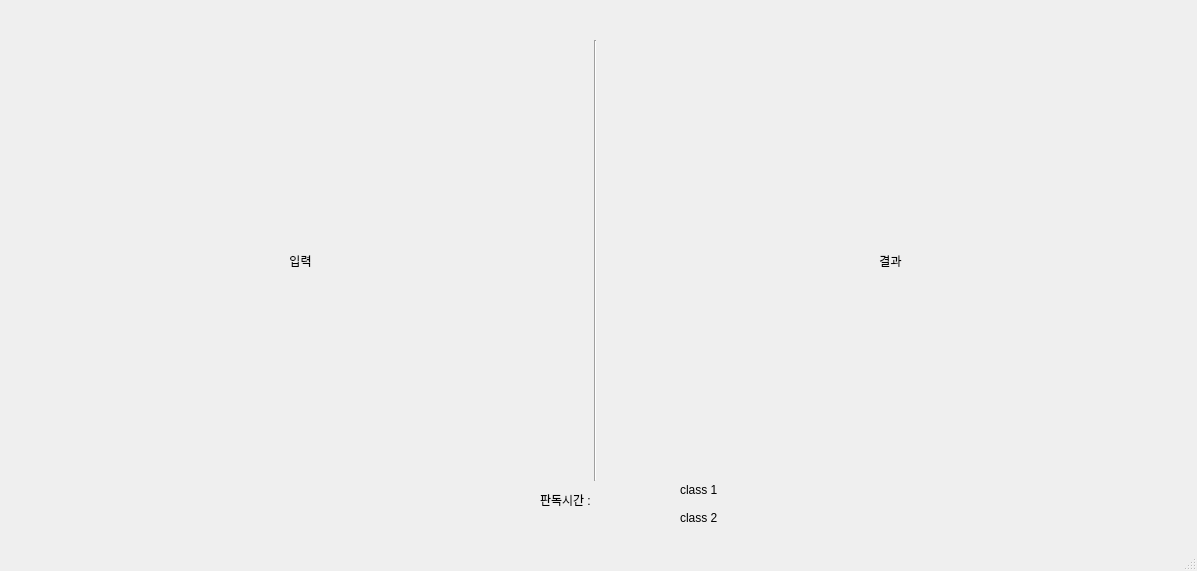
<?xml version="1.0" encoding="UTF-8"?>
<ui version="4.0">
 <class>MainWindow</class>
 <widget class="QMainWindow" name="MainWindow">
  <property name="geometry">
   <rect>
    <x>0</x>
    <y>0</y>
    <width>1197</width>
    <height>571</height>
   </rect>
  </property>
  <property name="windowTitle">
   <string>MainWindow</string>
  </property>
  <widget class="QWidget" name="centralwidget">
   <widget class="QLabel" name="input">
    <property name="geometry">
     <rect>
      <x>30</x>
      <y>60</y>
      <width>541</width>
      <height>401</height>
     </rect>
    </property>
    <property name="text">
     <string>입력</string>
    </property>
    <property name="scaledContents">
     <bool>true</bool>
    </property>
    <property name="alignment">
     <set>Qt::AlignCenter</set>
    </property>
   </widget>
   <widget class="QLabel" name="output">
    <property name="geometry">
     <rect>
      <x>620</x>
      <y>60</y>
      <width>541</width>
      <height>401</height>
     </rect>
    </property>
    <property name="text">
     <string>결과</string>
    </property>
    <property name="textFormat">
     <enum>Qt::AutoText</enum>
    </property>
    <property name="scaledContents">
     <bool>true</bool>
    </property>
    <property name="alignment">
     <set>Qt::AlignCenter</set>
    </property>
    <property name="textInteractionFlags">
     <set>Qt::LinksAccessibleByMouse</set>
    </property>
   </widget>
   <widget class="Line" name="line">
    <property name="geometry">
     <rect>
      <x>580</x>
      <y>40</y>
      <width>31</width>
      <height>441</height>
     </rect>
    </property>
    <property name="orientation">
     <enum>Qt::Vertical</enum>
    </property>
   </widget>
   <widget class="QLabel" name="label">
    <property name="geometry">
     <rect>
      <x>680</x>
      <y>480</y>
      <width>401</width>
      <height>20</height>
     </rect>
    </property>
    <property name="text">
     <string>class 1</string>
    </property>
   </widget>
   <widget class="QLabel" name="label_2">
    <property name="geometry">
     <rect>
      <x>680</x>
      <y>510</y>
      <width>391</width>
      <height>16</height>
     </rect>
    </property>
    <property name="text">
     <string>class 2</string>
    </property>
   </widget>
   <widget class="QLabel" name="label_3">
    <property name="geometry">
     <rect>
      <x>540</x>
      <y>490</y>
      <width>141</width>
      <height>20</height>
     </rect>
    </property>
    <property name="text">
     <string>판독시간 : </string>
    </property>
   </widget>
  </widget>
  <widget class="QStatusBar" name="statusbar"/>
 </widget>
 <resources/>
 <connections/>
</ui>
